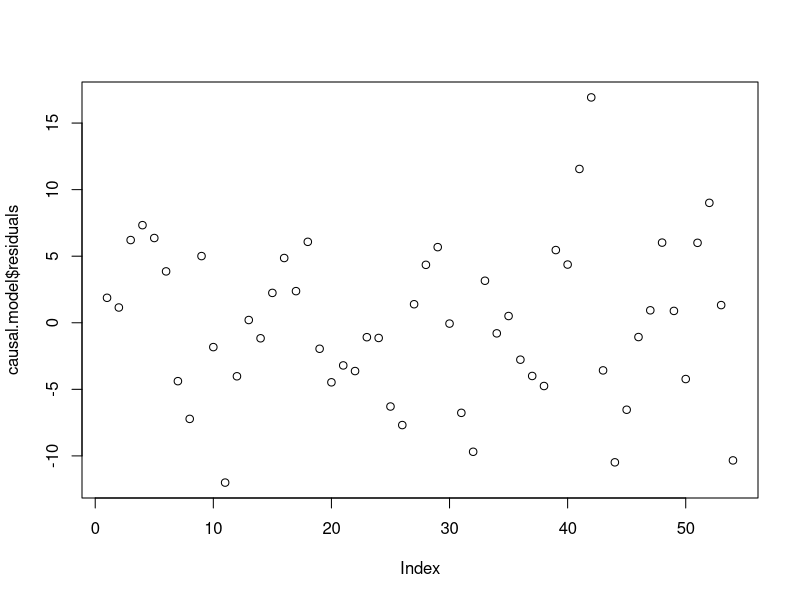
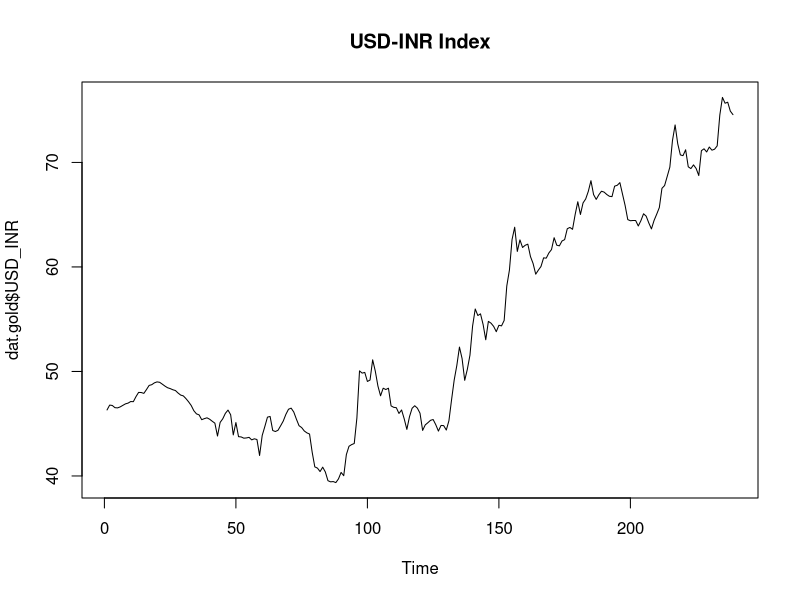
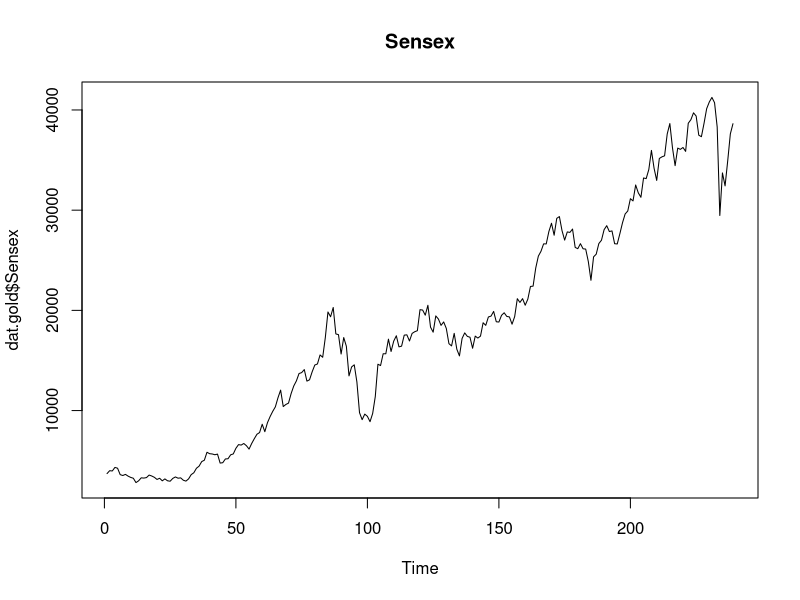
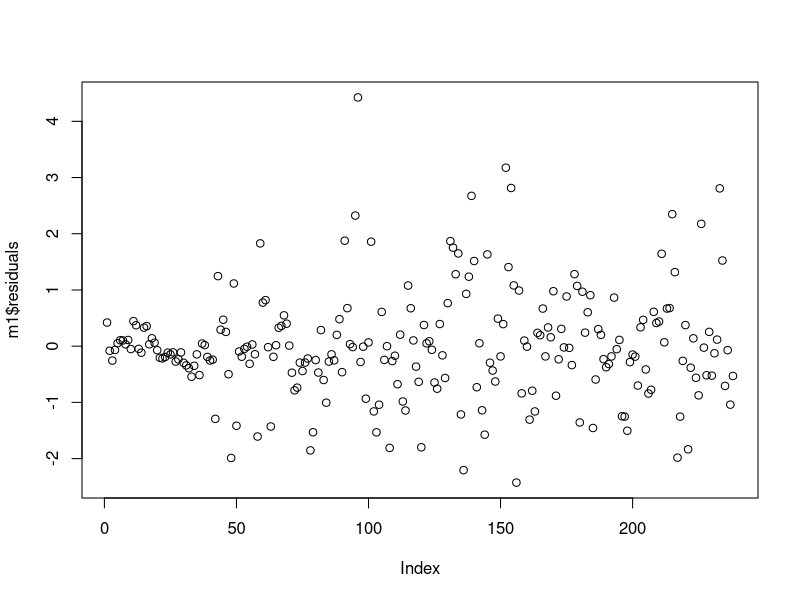
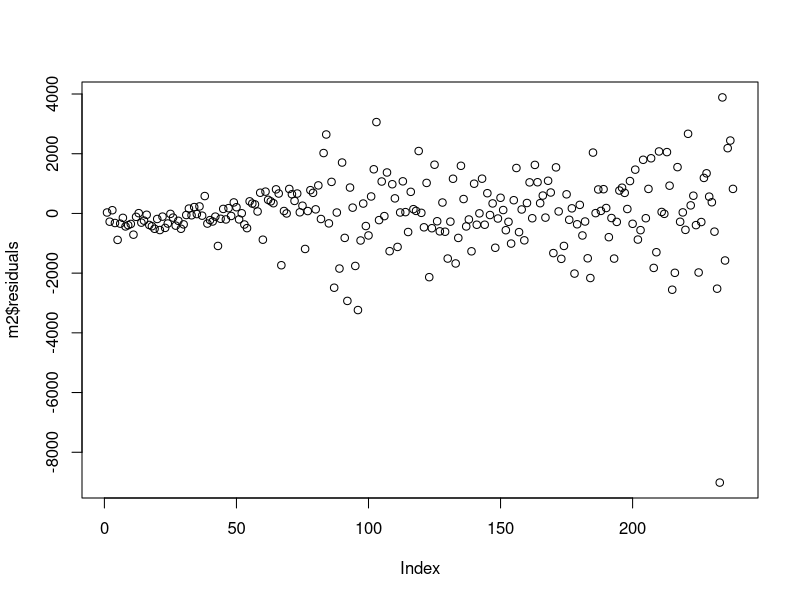
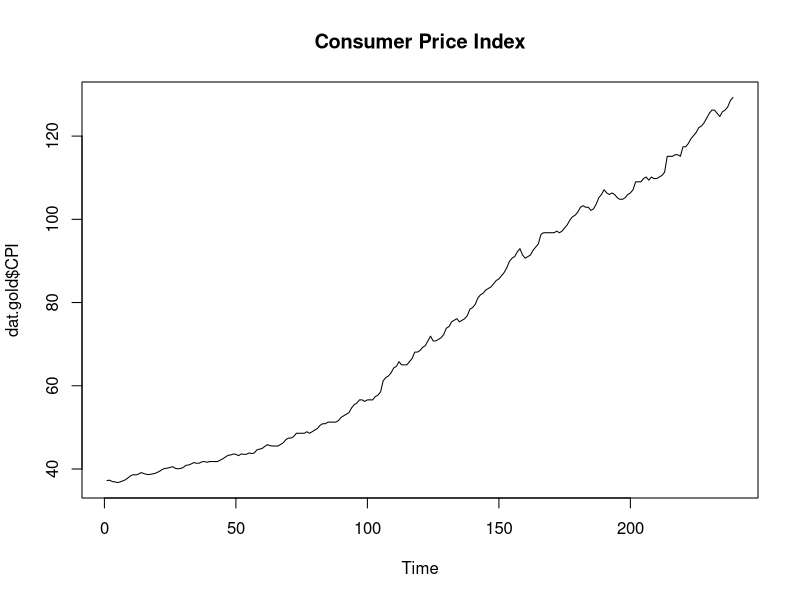
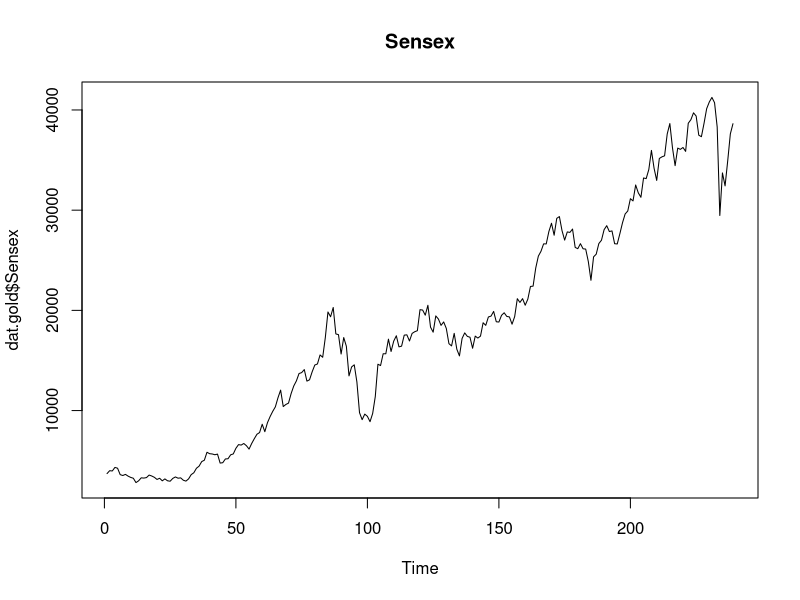
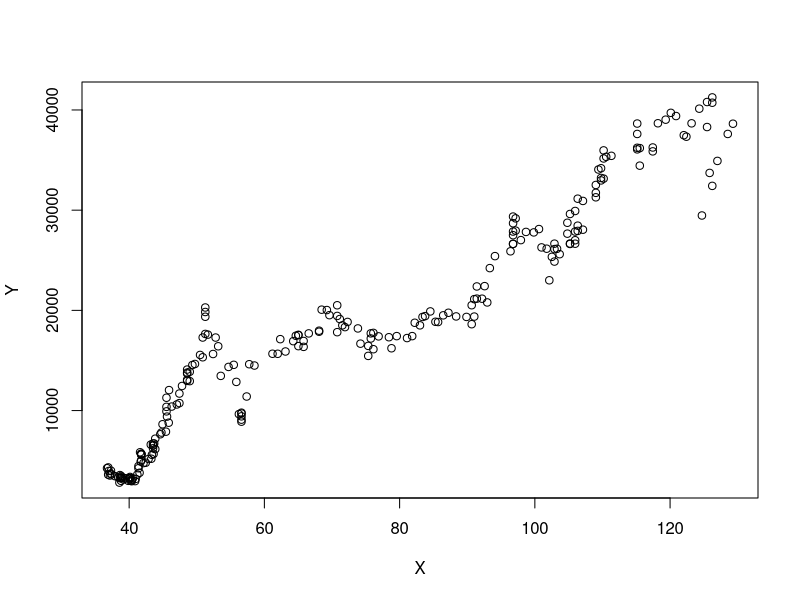

Recreate these plots in R, in order.
## ---- chunk 1

# Necessary Libraries
library(dplyr)
library(readxl)
dat <- read_xlsx("50 Macroeconomic Indicators.xlsx", sheet = 3)

# Choosing Two parameters
my.dat <- dat[,c(5,19)]
names <- my.dat[2,]
my.dat <- my.dat[-(1:4),]
colnames(my.dat) <- c("Consumer Price for Agricultural Labourer", "Total Retail Payments (in Crores)")
my.dat <- apply(my.dat, 2, as.numeric)

# Cleaning the Data
my.dat <- as_tibble(my.dat)
my.dat <- my.dat%>%
  filter(!is.na(`Total Retail Payments (in Crores)`))


head(my.dat)
## ---- chunk 2
# Plotting the causal model 
Y <- my.dat$`Consumer Price for Agricultural Labourer`
X <- my.dat$`Total Retail Payments (in Crores)`
Y.lag1 <- c(0,Y[1:length(Y)-1])
Y <- Y[2:length(Y)]
X <- X[2:length(X)]
Y.lag1 <- Y.lag1[2:length(Y.lag1)]
causal.model <- lm(Y~X+Y.lag1)
causal.model$coefficients
plot(causal.model$residuals)
summary(causal.model)
## ---- chunk 3
dat.gold <- read.csv("GoldUP.csv")
cor(dat.gold$USD_INR,dat.gold$Sensex)

plot.ts(dat.gold$USD_INR, main = "USD-INR Index")
plot.ts(dat.gold$Sensex, main = "Sensex")

# Preparing the data
Y <- dat.gold$USD_INR
X <- dat.gold$Sensex
Y.lag1 <- lag(Y)
X.lag1 <- lag(X)
Y <- Y[2:length(Y)]
X <- X[2:length(X)]
Y.lag1 <- Y.lag1[2:length(Y.lag1)]
X.lag1 <- X.lag1[2:length(X.lag1)]

## Direction 1 
m1 <- lm(Y~X+Y.lag1)
summary(m1)

# Directrion 2
m2 <- lm(X~Y+X.lag1)
summary(m2)

# ANOVA
anova(m1,m2)
## ---- chunk 4
plot(m1$residuals)
plot(m2$residuals)
## ---- chunk 5

cor(dat.gold$CPI,dat.gold$Sensex)

plot.ts(dat.gold$CPI, main = "Consumer Price Index")
plot.ts(dat.gold$Sensex, main = "Sensex")

# Preparing the data
Y <- dat.gold$CPI
X <- dat.gold$Sensex
Y.lag1 <- lag(Y)
X.lag1 <- lag(X)
Y <- Y[2:length(Y)]
X <- X[2:length(X)]
Y.lag1 <- Y.lag1[2:length(Y.lag1)]
X.lag1 <- X.lag1[2:length(X.lag1)]

## Direction 1 
m1 <- lm(Y~X+Y.lag1)
summary(m1)

# Directrion 2
m2 <- lm(X~Y+X.lag1)
summary(m2)
## ---- chunk 6

# Preparing the data
Y <- dat.gold$Sensex
X <- dat.gold$CPI

# Observing the data
plot(X,Y)

# A simple linear model 
m1 <- lm(Y~X)
plot(X,Y)
lines(X,m1$fitted.values, col = "tomato")

## Residual Analysis
plot(m1$residuals)
# We still observe some trend here so the fit is not ideal

# A quadratic fit
X2 <- X^2
m2 <- lm(Y~X+X2)
plot(X,Y)
lines(X,cbind(1,X,X2)%*%m2$coefficients, col = "tomato")

## Residual Analysis
plot(m2$residuals)
## ---- chunk 7
library(car)
ncvTest(m1)

ncvTest(m2)
## ---- chunk 8

plot(X,Y)

# part - 1
X1 <- X[which(X<90)]
Y1 <- Y[which(X<90)]
m1 <- lm(Y1~X1)

# part -2
X2 <- X[which(X>=90)]
Y2 <- Y[which(X>=90)]
m2 <- lm(Y2~X2)

lines(X1,m1$fitted.values, col = "skyblue")
lines(X2,m2$fitted.values, col = "coral")
## ---- chunk 9
library(tseries)

adf.test(Y)
## ---- chunk 10

# Model ax^2 + bx + c = 0
a = 0
b = 0
c = 1

der_a <- function(X,Y,a,b,c){
  loss <- (Y-(a*X^2 + b*X + c))*(-2*X^2)
  return(sum(loss)/length(X))
}
der_b <- function(X,Y,a,b,c){
  loss <- (Y-(a*X^2 + b*X + c))*(-2*X)
  return(sum(loss)/length(X))
}
der_c <- function(X,Y,a,b,c){
  loss <- (Y-(a*X^2 + b*X + c))*(-2)
  return(sum(loss)/length(X))
}

# part - 1
X1 <- X[which(X<90)]
Y1 <- Y[which(X<90)]
n = 10000
lr = 1e-8
for(i in 1:n){
  a_n <- a - lr*der_a(X1,Y1,a,b,c)
  b_n <- b - lr*der_b(X1,Y1,a,b,c)
  c_n <- c - lr*der_c(X1,Y1,a,b,c)
  a <- a_n
  b <- b_n
  c <- c_n
}

py <- a*X^2 + b*X + c

plot(X,Y)
lines(X,py,col = "red")
print(paste("a = ",a,"b = ",b,"c = ",c))

# part -2
der_inv_a <- function(X,Y,a,b,c){
  loss <- (X - (-b/(2*a) + sqrt(b^2 - 4*a*(c-Y))/(2*a)))*(b - 2*a*(c-Y)/sqrt(b^2 - 4*a*(c-Y)) - sqrt(b^2 - 4*a*(c-Y)))/(2*a^2)
  return(sum(loss)/length(X))
}
der_inv_b <- function(X,Y,a,b,c){
  loss <- (X - (-b/(2*a) + sqrt(b^2 - 4*a*(c-Y))/(2*a)))*(b/sqrt(b^2 - 4*a*(c-Y)) - 1)/(2*a)
  return(sum(loss)/length(X))
}
der_inv_c <- function(X,Y,a,b,c){
  loss <- (Y-(a*X^2 + b*X + c))*(-2/sqrt(b^2 - 4*a*(c-Y)))
  return(sum(loss)/length(X))
}

X2 <- X[which(X>=90)]
Y2 <- Y[which(X>=90)]

for(i in 1:n){
  a_n <- a - lr*der_inv_a(X2,Y2,a,b,c)
  b_n <- b - lr*der_inv_b(X2,Y2,a,b,c)
  c_n <- c - lr*der_inv_c(X2,Y2,a,b,c)
  a <- a_n
  b <- b_n
  c <- c_n
}


p2y <- a*X^2 + b*X + c

plot(X,Y)
lines(X,py,col = "red")
lines(X,p2y,col = "blue")
print(paste("a = ",a,"b = ",b,"c = ",c))
## ---- chunk 11
plot(Y-p2y)
